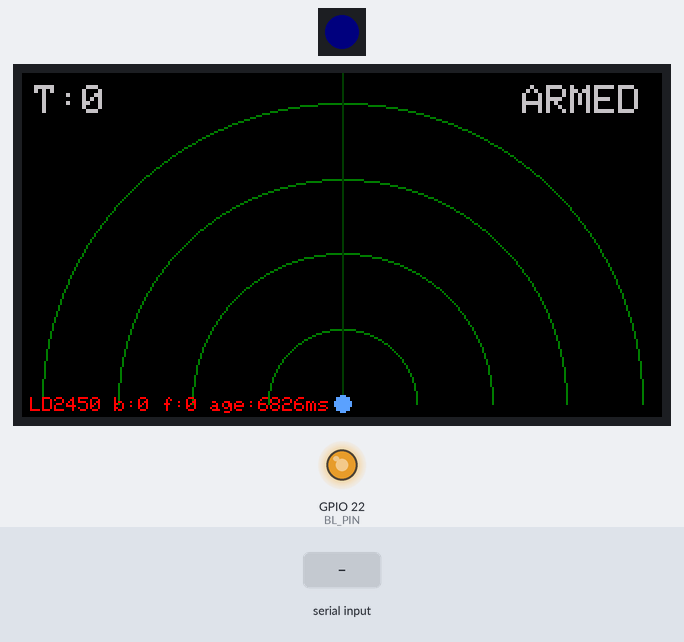
This sketch was run on a simulated ESP32-C6. Parts: 1 RGB LEDs in strip order, left to right, 320×172 colour display, output pins drawn as LEDs (lit = HIGH). Inputs (shaded band) come from the test bench. Dim RGB values are drawn brighter than linear; the strip is taken to match the declared colour order; EEPROM starts erased; what the sketch prints to the serial monitor is not drawn.

Above: at 7.2 s.
7.3 s: "DISABLE\n" received over Serial
At 7.87 s:
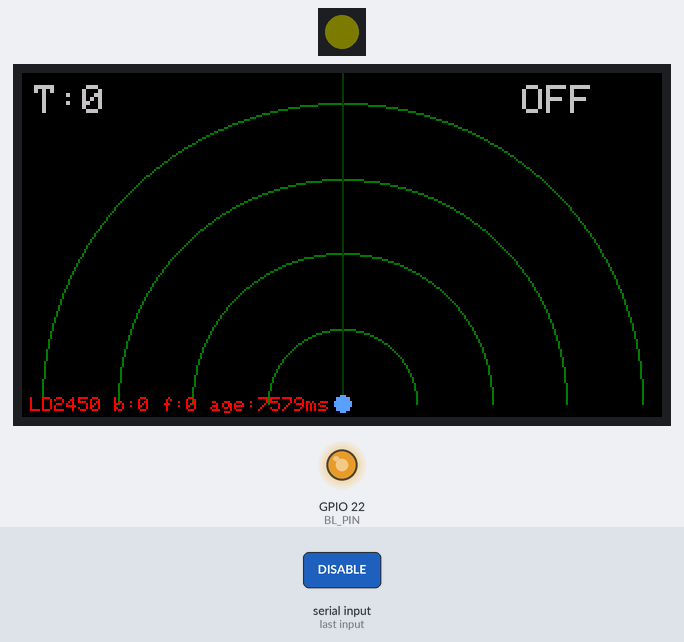
9.7 s: "esp32\n" received over the second serial link
At 10.37 s:
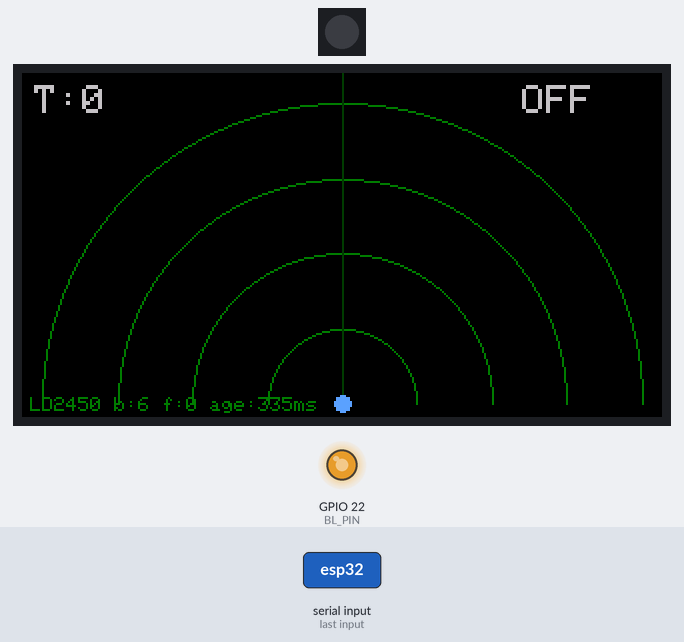
12.2 s: "ENABLE\n" received over Serial
At 12.63 s:
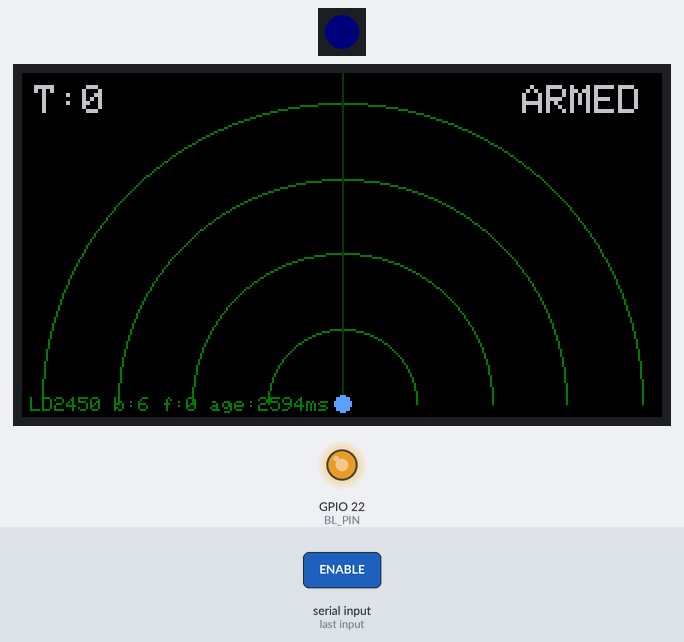
14.5 s: "DISABLE\n" received over Serial
At 14.89 s:
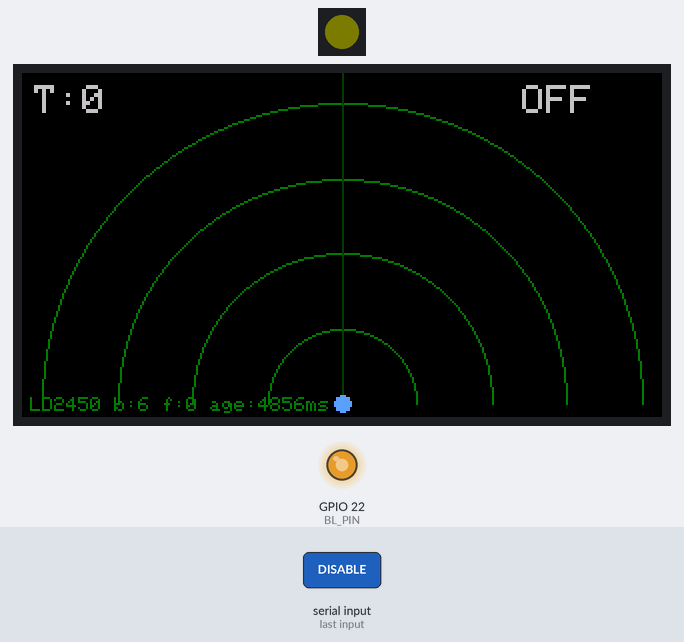
16.0 s: "SET LOCKEN \n" received over Serial
At 17.41 s:
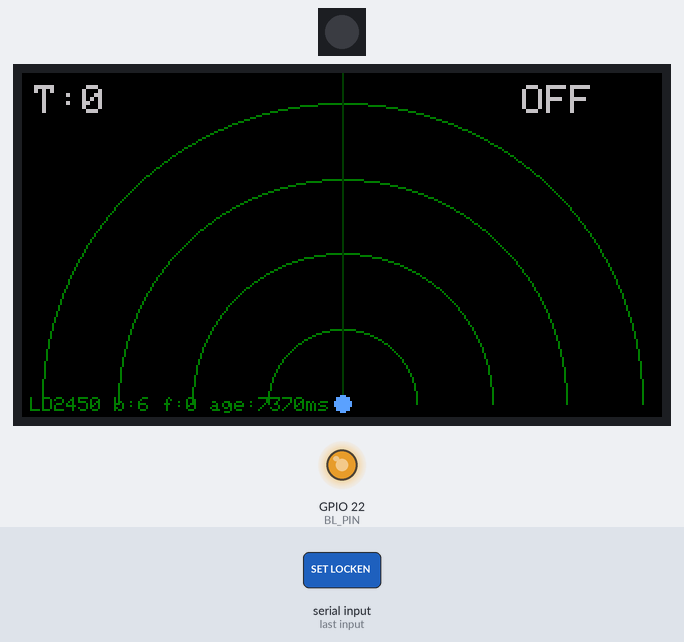
18.7 s: "DEBUG\n" received over Serial
At 20.43 s:
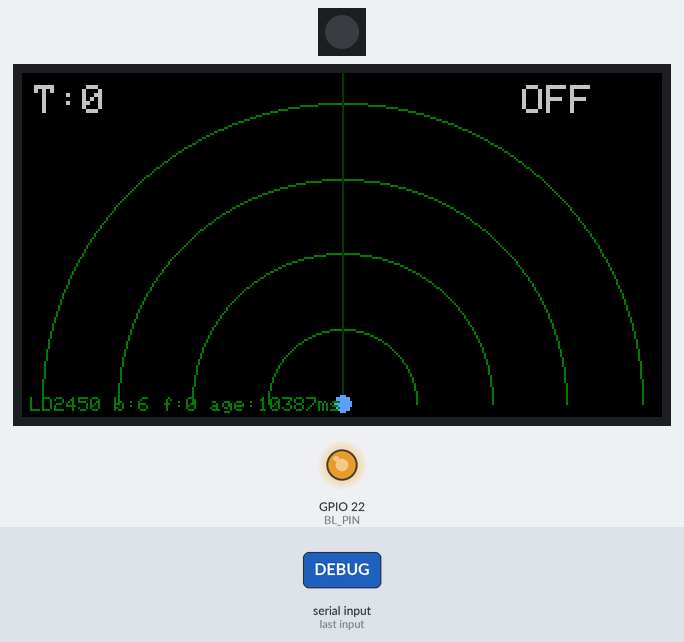
Timing chart, 0 to 21.5 s (numbered marks = the images above; inputs shaded):
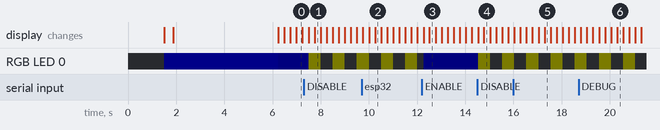

The sketch:

shoulder_surfer_esp32c6.ino
```cpp
// ═══════════════════════════════════════════════════════════════
//  Shoulder Guardian — Waveshare ESP32-C6-LCD-1.47 + HLK-LD2450
//
//  Same STATUS / SET-command protocol as the C3 build, so the
//  Electron app works unchanged.
//
//  ── Onboard wiring (already on PCB — no jumpers needed) ─────
//    LCD ST7789 172×320 IPS — MOSI=6 SCK=7 DC=15 CS=14 RST=21 BL=22
//    WS2812 RGB LED — GPIO 8
//
//  ── External wiring — HLK-LD2450 radar ──────────────────────
//    LD2450 VCC  → 5V (VBUS pin) — the radar's datasheet specifies
//                  5 V, NOT 3.3 V.  TX/RX logic is still 3.3 V tolerant.
//    LD2450 GND  → GND
//    LD2450 TX   → GPIO 16 (Serial1 RX)
//    LD2450 RX   → GPIO 17 (Serial1 TX)
//
//  ── Arduino IDE setup ───────────────────────────────────────
//    Board Manager : "esp32" by Espressif Systems v3.0 OR NEWER
//    Board         : "ESP32C6 Dev Module"
//    USB CDC On Boot: "Enabled"
//    Libraries     : LovyanGFX, Adafruit NeoPixel
// ═══════════════════════════════════════════════════════════════

#define LGFX_USE_V1
#include <LovyanGFX.hpp>
#include <Adafruit_NeoPixel.h>
#include <EEPROM.h>

// ── Pins ──────────────────────────────────────────────────────
#define RGB_PIN     8     // WS2812 NeoPixel
#define BL_PIN      22    // LCD backlight (PWM)
// Board silkscreen labels TX/RX from the BOARD's perspective:
//   board pad "TX" = GPIO 16 (U0TXD), board pad "RX" = GPIO 17 (U0RXD).
// The user wired LD2450 TX → board "RX" pad (GPIO 17), LD2450 RX → board
// "TX" pad (GPIO 16) — a correct crossover. So from our firmware's POV:
#define LD_RX       17    // Serial1 RX  ← LD2450 TX  (board pad "RX")
#define LD_TX       16    // Serial1 TX  → LD2450 RX  (board pad "TX")

// ── EEPROM ────────────────────────────────────────────────────
#define EEPROM_SIZE  16
const int ADDR_COOL     = 0;
const int ADDR_LOCKDLY  = 2;
const int ADDR_MAXRANGE = 4;
const int ADDR_LOCKEN   = 6;
const int ADDR_ENABLED  = 7;
const int ADDR_MAXX     = 8;

// ── Settings ─────────────────────────────────────────────────
uint16_t cooldownSec  = 5;
uint16_t lockDelaySec = 30;
uint16_t maxRangeMm   = 2000;
uint16_t maxXMm       = 2000;
bool     lockEnabled  = false;
bool     enabled      = true;

// ── LD2450 frame ─────────────────────────────────────────────
const int FRAME_LEN = 30;
uint8_t   frameBuf[FRAME_LEN];
int       frameIdx  = 0;

struct Target {
  int16_t x, y, speed;
  bool    valid;
};
Target targets[3];
int    activeCount = 0;

// Per-slot smoothed positions for the on-screen radar dots.
// Raw radar data jitters ±30-50 mm even when a person is still; the EMA
// makes the dots glide instead of strobing.  STATUS protocol keeps
// sending raw values so the Electron app's own smoothing is unaffected.
float smoothX[3] = {0, 0, 0};
float smoothY[3] = {0, 0, 0};
bool  smoothInit[3] = {false, false, false};
const float SMOOTH_ALPHA = 0.20f;   // lower = smoother but laggier; 0.20 is ~5-frame settle

// ── Non-blocking serial command buffer ───────────────────────
char    cmdBuf[64];
uint8_t cmdIdx = 0;

// ── Timing ───────────────────────────────────────────────────
unsigned long statusTimer = 0;
const unsigned long STATUS_WATCHDOG_MS = 150;

// ── Diagnostics (visible on screen) ──────────────────────────
uint32_t ld_bytes_total = 0;   // total bytes received from LD2450
uint32_t ld_frames_ok   = 0;   // valid frames parsed
unsigned long lastByteMs = 0;  // last time we got any radar byte

// ── LovyanGFX panel ──────────────────────────────────────────
class LGFX : public lgfx::LGFX_Device {
  lgfx::Panel_ST7789 _panel;
  lgfx::Bus_SPI      _bus;
public:
  LGFX(void) {
    {
      auto cfg = _bus.config();
      cfg.spi_host    = SPI2_HOST;
      cfg.spi_mode    = 0;
      cfg.freq_write  = 40000000;
      cfg.spi_3wire   = true;
      cfg.use_lock    = true;
      cfg.dma_channel = SPI_DMA_CH_AUTO;
      cfg.pin_sclk    = 7;
      cfg.pin_mosi    = 6;
      cfg.pin_miso    = -1;
      cfg.pin_dc      = 15;
      _bus.config(cfg);
      _panel.setBus(&_bus);
    }
    {
      auto cfg = _panel.config();
      cfg.pin_cs        = 14;
      cfg.pin_rst       = 21;
      cfg.pin_busy      = -1;
      cfg.panel_width   = 172;
      cfg.panel_height  = 320;
      cfg.offset_x      = 34;
      cfg.offset_y      = 0;
      cfg.invert        = true;
      cfg.rgb_order     = false;
      cfg.bus_shared    = true;
      _panel.config(cfg);
    }
    setPanel(&_panel);
  }
};

LGFX                 tft;
// Waveshare's onboard WS2812 on this board is RGB-ordered, not the
// usual GRB.  Using NEO_GRB causes red/green to swap.
Adafruit_NeoPixel    led(1, RGB_PIN, NEO_RGB + NEO_KHZ800);

// Use a sprite (off-screen framebuffer) for flicker-free radar updates
LGFX_Sprite          fb(&tft);

// ── Colours (RGB565) ─────────────────────────────────────────
#define C_BG     0x0000   // black
#define C_GRID   0x03E0   // green arcs
#define C_LINE   0x01E0   // mid-green centre line
#define C_SENSOR 0x5D1F   // blue sensor dot
#define C_DOT    0x07E0   // bright green target
#define C_THREAT 0xF800   // red threat
#define C_TEXT   0xC618   // light grey text

// ── Radar geometry — landscape 320×172 with sensor centre-bottom ─
#define SCREEN_W   320
#define SCREEN_H   172
#define RADAR_CX   160     // sensor X
#define RADAR_SY   165     // sensor Y near bottom
#define RADAR_R    150     // pixel radius at maxRangeMm
#define RADAR_ARCS   4
#define DOT_R        6

// ─────────────────────────────────────────────────────────────

void setup() {
  Serial.begin(115200);
  delay(1500);
  Serial.println("[SG] Shoulder Guardian C6 starting...");

  // RGB LED
  led.begin();
  led.setBrightness(40);
  led.setPixelColor(0, led.Color(0, 0, 64)); // dim blue = booting
  led.show();

  // Backlight
  pinMode(BL_PIN, OUTPUT);
  analogWrite(BL_PIN, 200); // ~80% brightness

  // Display
  Serial.println("[SG] init display...");
  tft.init();
  tft.setRotation(3); // 320×172 landscape, USB at the bottom
  tft.fillScreen(C_BG);

  // Sprite framebuffer for flicker-free radar
  fb.setColorDepth(16);
  if (!fb.createSprite(SCREEN_W, SCREEN_H)) {
    Serial.println("[SG] sprite alloc failed — falling back to direct draw");
  }
  drawRadar();

  // LD2450 UART — datasheet spec is 256000 baud
  Serial1.begin(256000, SERIAL_8N1, LD_RX, LD_TX);
  EEPROM.begin(EEPROM_SIZE);
  memset(targets, 0, sizeof(targets));
  loadSettings();

  Serial.println("[SG] configuring LD2450...");
  configLD2450();
  Serial.println("[SG] ready");

  led.setPixelColor(0, led.Color(0, 64, 0)); // green = ready
  led.show();
}

void loop() {
  unsigned long now = millis();

  readLD2450();
  handleSerial();

  // RGB LED status
  if (!enabled) {
    led.setPixelColor(0, ((now / 500) % 2) ? led.Color(20, 20, 0) : 0); // dim yellow blink = disabled
  } else if (activeCount >= 2) {
    led.setPixelColor(0, led.Color(120, 0, 0)); // red = threat
  } else if (activeCount == 1) {
    led.setPixelColor(0, led.Color(0, 80, 0)); // green = single target
  } else {
    led.setPixelColor(0, led.Color(0, 0, 30)); // dim blue = idle
  }
  led.show();

  if (now - statusTimer >= STATUS_WATCHDOG_MS) {
    statusTimer = now;
    sendStatus();
  }

  // Refresh radar display every 250 ms even with no new frames,
  // so the diagnostic counters stay live.
  static unsigned long lastDraw = 0;
  if (now - lastDraw > 250) {
    lastDraw = now;
    drawRadar();
  }
}

// ── LD2450 startup: enable multi-target mode ─────────────────
void configLD2450() {
  delay(2000);
  for (int pass = 0; pass < 2; pass++) {
    uint8_t enterCfg[] = {0xFD,0xFC,0xFB,0xFA, 0x04,0x00, 0xFF,0x00,0x01,0x00, 0x04,0x03,0x02,0x01};
    Serial1.write(enterCfg, sizeof(enterCfg));
    delay(300);
    uint8_t multiTgt[] = {0xFD,0xFC,0xFB,0xFA, 0x02,0x00, 0x90,0x00, 0x04,0x03,0x02,0x01};
    Serial1.write(multiTgt, sizeof(multiTgt));
    delay(300);
    uint8_t exitCfg[]  = {0xFD,0xFC,0xFB,0xFA, 0x02,0x00, 0xFE,0x00, 0x04,0x03,0x02,0x01};
    Serial1.write(exitCfg, sizeof(exitCfg));
    delay(500);
    while (Serial1.available()) Serial1.read();
  }
}

// ── LD2450 frame state machine ───────────────────────────────
void readLD2450() {
  while (Serial1.available()) {
    uint8_t b = Serial1.read();
    ld_bytes_total++;
    lastByteMs = millis();
    if (frameIdx == 0 && b != 0xAA) continue;
    if (frameIdx == 1 && b != 0xFF) { frameIdx = 0; continue; }
    if (frameIdx == 2 && b != 0x03) { frameIdx = 0; continue; }
    if (frameIdx == 3 && b != 0x00) { frameIdx = 0; continue; }
    frameBuf[frameIdx++] = b;
    if (frameIdx == FRAME_LEN) {
      frameIdx = 0;
      if (frameBuf[28] == 0x55 && frameBuf[29] == 0xCC) {
        ld_frames_ok++;
        parseFrame();
        sendStatus();
        statusTimer = millis();
      }
    }
  }
}

static int16_t decodeSM(uint16_t raw) {
  int16_t mag = (int16_t)(raw & 0x7FFF);
  return (raw & 0x8000) ? -mag : mag;
}

void parseFrame() {
  activeCount = 0;
  for (int i = 0; i < 3; i++) {
    int      base = 4 + i * 8;
    uint16_t rawX = (uint16_t)(frameBuf[base]   | (frameBuf[base+1] << 8));
    uint16_t rawY = (uint16_t)(frameBuf[base+2] | (frameBuf[base+3] << 8));
    uint16_t rawS = (uint16_t)(frameBuf[base+4] | (frameBuf[base+5] << 8));
    targets[i].x     = decodeSM(rawX);
    targets[i].y     = (int16_t)(rawY & 0x7FFF);
    targets[i].speed = decodeSM(rawS);
    targets[i].valid = (rawX != 0 || rawY != 0)
                       && targets[i].y <= (int16_t)maxRangeMm
                       && targets[i].y > 0
                       && abs(targets[i].x) <= (int16_t)maxXMm;
    if (targets[i].valid) activeCount++;

    // EMA on the smoothed position used for drawing.  First sample
    // initialises directly so the dot doesn't slide in from (0,0).
    if (targets[i].valid) {
      if (smoothInit[i]) {
        smoothX[i] = SMOOTH_ALPHA * targets[i].x + (1.0f - SMOOTH_ALPHA) * smoothX[i];
        smoothY[i] = SMOOTH_ALPHA * targets[i].y + (1.0f - SMOOTH_ALPHA) * smoothY[i];
      } else {
        smoothX[i]   = targets[i].x;
        smoothY[i]   = targets[i].y;
        smoothInit[i] = true;
      }
    } else {
      smoothInit[i] = false;
    }
  }
  drawRadar();
}

// ── STATUS line → Electron app ───────────────────────────────
void sendStatus() {
  Serial.print("STATUS:");
  Serial.print("count=");    Serial.print(activeCount);
  Serial.print(",enabled="); Serial.print(enabled ? 1 : 0);
  Serial.print(",locken=");  Serial.print(lockEnabled ? 1 : 0);
  Serial.print(",cool=");    Serial.print(cooldownSec);
  Serial.print(",lockdly="); Serial.print(lockDelaySec);
  Serial.print(",maxrange=");Serial.print(maxRangeMm);
  Serial.print(",maxx=");    Serial.print(maxXMm);
  for (int i = 0; i < 3; i++) {
    Serial.print(",t"); Serial.print(i); Serial.print("x=");
    Serial.print(targets[i].valid ? targets[i].x : 0);
    Serial.print(",t"); Serial.print(i); Serial.print("y=");
    Serial.print(targets[i].valid ? targets[i].y : 0);
    Serial.print(",t"); Serial.print(i); Serial.print("s=");
    Serial.print(targets[i].valid ? targets[i].speed : 0);
  }
  Serial.println();
}

// ── Non-blocking command handler ─────────────────────────────
void handleSerial() {
  while (Serial.available()) {
    char c = (char)Serial.read();
    if (c == '\n' || c == '\r') {
      if (cmdIdx > 0) { cmdBuf[cmdIdx] = '\0'; processCommand(cmdBuf); cmdIdx = 0; }
    } else if (cmdIdx < (uint8_t)(sizeof(cmdBuf) - 1)) {
      cmdBuf[cmdIdx++] = c;
    }
  }
}

void processCommand(const char* cmd) {
  if (strncmp(cmd, "SET COOL ", 9) == 0) {
    uint16_t v = (uint16_t)atoi(cmd + 9);
    if (v >= 1 && v <= 300) {
      cooldownSec = v; EEPROM.put(ADDR_COOL, v); EEPROM.commit();
      Serial.println("OK:COOL=" + String(v));
    }
  } else if (strncmp(cmd, "SET LOCKDLY ", 12) == 0) {
    uint16_t v = (uint16_t)atoi(cmd + 12);
    if (v >= 5 && v <= 120) {
      lockDelaySec = v; EEPROM.put(ADDR_LOCKDLY, v); EEPROM.commit();
      Serial.println("OK:LOCKDLY=" + String(v));
    }
  } else if (strncmp(cmd, "SET MAXRANGE ", 13) == 0) {
    uint16_t v = (uint16_t)atoi(cmd + 13);
    if (v >= 500 && v <= 5000) {
      maxRangeMm = v; EEPROM.put(ADDR_MAXRANGE, v); EEPROM.commit();
      Serial.println("OK:MAXRANGE=" + String(v));
    }
  } else if (strncmp(cmd, "SET MAXX ", 9) == 0) {
    uint16_t v = (uint16_t)atoi(cmd + 9);
    if (v >= 200 && v <= 5000) {
      maxXMm = v; EEPROM.put(ADDR_MAXX, v); EEPROM.commit();
      Serial.println("OK:MAXX=" + String(v));
    }
  } else if (strncmp(cmd, "SET LOCKEN ", 11) == 0) {
    lockEnabled = atoi(cmd + 11) != 0;
    EEPROM.put(ADDR_LOCKEN, (uint8_t)lockEnabled); EEPROM.commit();
    Serial.println("OK:LOCKEN=" + String(lockEnabled ? 1 : 0));
  } else if (strcmp(cmd, "DEBUG") == 0) {
    for (int i = 0; i < 3; i++) {
      Serial.print("RAW t"); Serial.print(i);
      Serial.print(": x="); Serial.print(targets[i].x);
      Serial.print(" y=");  Serial.print(targets[i].y);
      Serial.print(" s=");  Serial.print(targets[i].speed);
      Serial.print(" valid="); Serial.println(targets[i].valid ? 1 : 0);
    }
    Serial.print("maxRange="); Serial.print(maxRangeMm);
    Serial.print(" maxX=");    Serial.println(maxXMm);
  } else if (strcmp(cmd, "ENABLE") == 0) {
    enabled = true; EEPROM.put(ADDR_ENABLED, (uint8_t)1); EEPROM.commit();
    Serial.println("OK:ENABLED");
  } else if (strcmp(cmd, "DISABLE") == 0) {
    enabled = false; EEPROM.put(ADDR_ENABLED, (uint8_t)0); EEPROM.commit();
    Serial.println("OK:DISABLED");
  }
}

void loadSettings() {
  uint16_t u16; uint8_t u8;
  EEPROM.get(ADDR_COOL,     u16); if (u16 != 0xFFFF && u16 >= 1   && u16 <= 300)  cooldownSec  = u16;
  EEPROM.get(ADDR_LOCKDLY,  u16); if (u16 != 0xFFFF && u16 >= 5   && u16 <= 120)  lockDelaySec = u16;
  EEPROM.get(ADDR_MAXRANGE, u16); if (u16 != 0xFFFF && u16 >= 500 && u16 <= 5000) maxRangeMm   = u16;
  EEPROM.get(ADDR_MAXX,     u16); if (u16 != 0xFFFF && u16 >= 200 && u16 <= 5000) maxXMm       = u16;
  EEPROM.get(ADDR_LOCKEN,   u8);  if (u8  != 0xFF) lockEnabled = (bool)u8;
  EEPROM.get(ADDR_ENABLED,  u8);  if (u8  != 0xFF) enabled     = (bool)u8;
}

// ── Radar drawing — full-frame to sprite then push to LCD ─────
// X mm: negative = left of sensor, positive = right
// Y mm: positive = depth from sensor (drawn upward on screen)
void mmToPx(int16_t xMm, int16_t yMm, int16_t &px, int16_t &py) {
  px = (int16_t)(RADAR_CX + ((int32_t)xMm * RADAR_R) / (int32_t)maxRangeMm);
  py = (int16_t)(RADAR_SY - ((int32_t)yMm * RADAR_R) / (int32_t)maxRangeMm);
}

void drawRadar() {
  LovyanGFX *g = fb.getBuffer() ? (LovyanGFX *)&fb : (LovyanGFX *)&tft;
  g->fillScreen(C_BG);

  // Range arcs — half circles (top half only, since sensor is at bottom)
  for (int i = 1; i <= RADAR_ARCS; i++) {
    int16_t r = (int16_t)((uint32_t)RADAR_R * i / RADAR_ARCS);
    g->drawCircle(RADAR_CX, RADAR_SY, r, C_GRID);
  }

  // Erase the half below the sensor so arcs only show as half-circles
  g->fillRect(0, RADAR_SY + 1, SCREEN_W, SCREEN_H - RADAR_SY - 1, C_BG);

  // Centre line
  g->drawFastVLine(RADAR_CX, 0, RADAR_SY, C_LINE);

  // Sensor dot
  g->fillCircle(RADAR_CX, RADAR_SY, 4, C_SENSOR);

  // Status text — top corners (size 2 = 12×16 px)
  g->setTextColor(C_TEXT);
  g->setTextSize(2);
  g->setCursor(6, 6);
  g->printf("T:%d", activeCount);
  g->setCursor(SCREEN_W - 70, 6);
  g->printf("%s", enabled ? "ARMED" : "OFF ");

  // Diagnostic line — bottom corner (size 1 = small, fits more info).
  // ld_bytes should grow constantly when LD2450 is wired correctly.
  // ld_frames should grow at ~10 Hz.
  // age = ms since last byte arrived (smaller = healthier).
  unsigned long age = millis() - lastByteMs;
  g->setTextSize(1);
  g->setCursor(4, SCREEN_H - 10);
  g->setTextColor(ld_bytes_total > 0 ? C_GRID : C_THREAT);
  g->printf("LD2450 b:%lu f:%lu age:%lums",
            (unsigned long)ld_bytes_total,
            (unsigned long)ld_frames_ok,
            age);

  // Target dots — draw using smoothed positions so they glide
  uint16_t dotCol = (activeCount >= 2) ? C_THREAT : C_DOT;
  for (int i = 0; i < 3; i++) {
    if (!targets[i].valid) continue;
    int16_t px, py;
    mmToPx((int16_t)smoothX[i], (int16_t)smoothY[i], px, py);
    px = constrain(px, DOT_R, SCREEN_W - 1 - DOT_R);
    py = constrain(py, DOT_R, RADAR_SY - DOT_R - 1);
    g->fillCircle(px, py, DOT_R, dotCol);
  }

  // Push sprite to LCD in one DMA burst (no flicker)
  if (fb.getBuffer()) fb.pushSprite(0, 0);
}
```

Measured:
- after the input at 7.3 s, the display: first changes after 0.20 s (image 1 shows a later state)
- after the input at 9.7 s, the display: first differs from a run without the input after 0.31 s (image 2 shows a later state)
- after the input at 12.2 s, the display: first changes after 0.07 s (image 3 shows a later state)
- after the input at 14.5 s, the display: first changes at once (image 4 shows a later state)
